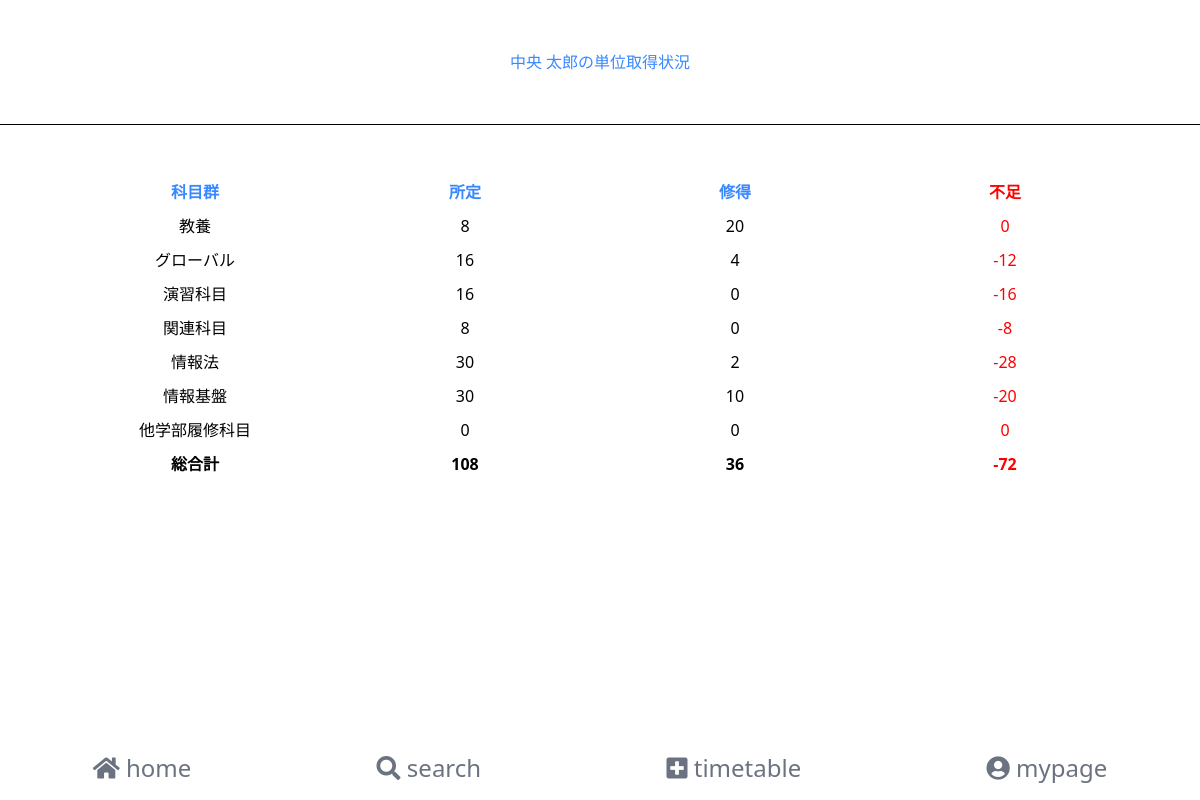
The app's page /display_credit/ (signed in) with its own data.
### credit_calculator/models.py (models this page shows)
class Genre(models.Model):
    name = models.CharField(max_length=20)  # 科目群の名前
    credit_minimum = models.IntegerField(default=0)  # 最低単位数

### credit_calculator/views.py (the view)
# urls.py: path('display_credit/', views.display_credit, name="display_calculator"),
def display_credit(request):
    genres = Genre.objects.all()
    timetables = Timetable.objects.all()
    genre_course_counts = []
    credit_total = 0
    difference_total = 0
    minimum_total = 0
    for genre in genres:
        minimum_total += genre.credit_minimum
        course_count = CourseSchedule.objects.filter(course__genre=genre, timetable__isnull=False).count()
        credit_sum = genre.courses.filter(schedules__timetable__isnull=False).aggregate(total_credits=Sum('credit_number')).get('total_credits')
        credit_sum = 0 if credit_sum is None else credit_sum
        credit_total += credit_sum
        difference =  credit_sum - genre.credit_minimum
        if difference > 0:
            difference = 0
        difference_total = credit_total - minimum_total
        genre_course_counts.append({
            'genre': genre,
            'course_count': course_count,
            'name': genre.name,
            'credit_minimum': genre.credit_minimum,
            'sum': credit_sum,
            'credit_total': credit_total,
            'difference': difference,
            'difference_total': difference_total,
            'minimum_total': minimum_total
        })
    context = {
        'genres': genres,
        'timetables': timetables,
        'genres': genre_course_counts,
        'credit_total': credit_total,
        'difference_total': difference_total,
        'minimum_total': minimum_total
    }
    return render(request, 'display_credit.html', context)

### credit_calculator/context_processors.py (called while the page is built)
def url_name(request):
    return {'url_name': request.resolver_match.url_name}

### templates/display_credit.html (shortened to what this page needs)
{% extends "base.html" %}
{% block content %}
    <h1>{{request.user}}の単位取得状況</h1>
    <table>
      <tr>
        <th>科目群</th>
        <th>所定</th>
        <th>修得</th>
        <th class="husoku">不足</th>
      </tr>
      {% for genre in genres %}
      <tr>
        <td>{{ genre.name }}</td>
        <td>{{ genre.credit_minimum }}</td>
        <td>{{ genre.sum }}</td>
        <td class="husoku">{{ genre.difference}}</td>
      </tr>
      {% endfor %}
      <tr>
        <th class="last">総合計</th>
        <th class="last">{{ minimum_total }}</th>
        <th class="last">{{ credit_total }}</th>
        <th class="husoku">{{ difference_total }}</th>
      </tr>
    </table>
{% endblock %}

### templates/display_credit.html (style rules this page uses)
body { width: 100%; }
h1 { color: #3888ff; text-align: center; padding: 50px 0; border-bottom: 1px solid black; }
table { width: 90%; margin: 50px auto; }
th { width: 5%; padding: 5px 0; color: #3888ff; }
.husoku { width: 5%; padding: 5px 0; color: red; }
td { text-align: center; padding: 5px 0; }
.last { color: black; }

### records on screen
Genre: name "教養", credit_minimum "8", sum "20", difference "0"
Genre: name "グローバル", credit_minimum "16", sum "4", difference "-12"
Genre: name "演習科目", credit_minimum "16", sum "0", difference "-16"
Genre: name "関連科目", credit_minimum "8", sum "0", difference "-8"
Genre: name "情報法", credit_minimum "30", sum "2", difference "-28"
Genre: name "情報基盤", credit_minimum "30", sum "10", difference "-20"
Genre: name "他学部履修科目", credit_minimum "0", sum "0", difference "0"

### other values on screen
{{ request.user }} "中央 太郎"
{{ minimum_total }} "108"
{{ credit_total }} "36"
{{ difference_total }} "-72"
